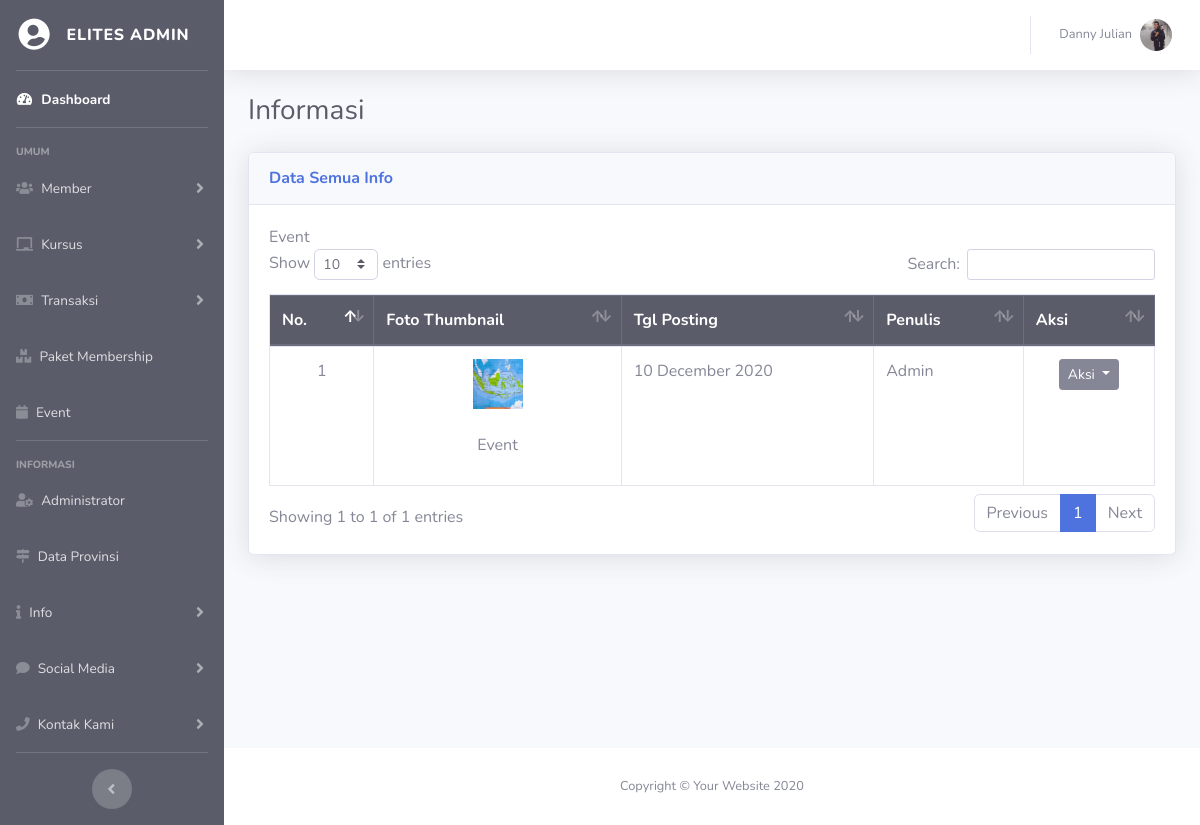
Page /elit-admin/index.php?hal=info-data&mau=event (signed in) on the committed database.
### tables this page shows
CREATE TABLE `user` (
  `id_user` int(11) NOT NULL,
  `nama_user` varchar(50) NOT NULL,
  `alamat` text NOT NULL,
  `tgl_lahir` date NOT NULL,
  `jenis_kelamin` varchar(15) NOT NULL,
  `no_hp` varchar(15) NOT NULL,
  `email` varchar(50) NOT NULL,
  `password` varchar(15) NOT NULL,
  `foto` varchar(100) NOT NULL,
  `hak_akses` varchar(15) NOT NULL,
  `status` varchar(15) NOT NULL,
  `setuju` varchar(5) NOT NULL
);

CREATE TABLE `info` (
  `id_info` int(11) NOT NULL,
  `jenis_info` varchar(50) NOT NULL,
  `deskripsi` text NOT NULL,
  `tgl_info` date NOT NULL,
  `foto_info` varchar(100) NOT NULL,
  `id_user` int(11) NOT NULL
);

### elit-admin/fungsi/fungsian.php (called while the page is built, shortened)
<?php
    function tglBalik($tgl)
    {
        $hasil = date("d F Y", strtotime($tgl));
        return $hasil;
    }
    function loncengNotif($a)
    {
        if ($a==0)
        {
            $isi = "";
        }
        return $isi;
    }
?>

### fungsional/data/isiData.php (called while the page is built, shortened)
<?php
    class isiData extends konfigurasi
    {
        public function perulanganData($q)
        {
            while ($a = mysqli_fetch_array($q))
            {
                $isi[]=$a;
            }
            return $isi;
        }
        public function hitungData($q)
        {
            $hitung = mysqli_num_rows($q);
            return $hitung;
        }
        public function eksekusiSQL($sqlnya)
        {
            $sambungannya=parent::sambungkan();
            $que = mysqli_query($sambungannya, $sqlnya);
            return $que;
        }
        public function tampilId($nama_tabel, $id, $val)
        {
            $sql = "SELECT *FROM $nama_tabel WHERE $id = '$val'";
            $que = $this->eksekusiSQL($sql);
            $kondisi = $this->perulanganData($que);
            return $kondisi;
        }
    }
?>

### elit-admin/fungsi/akun.php (called while the page is built, shortened)
<?php
    if (!empty($admin))
    {
        $tampil = $isi->tampilId("user", "id_user", "$admin");
        foreach ($tampil as $key)
        {
            $namauser = $key['nama_user'];
            $foto     = $key['foto'];
            if ($foto=='Kosong')
            {
                $gambarLogin = "../img/nofoto.png";
            }
            else
            {
                $gambarLogin="../foto/$foto";
            }
        }
    }
?>

### elit-admin/halaman/info-data.php (the view, shortened to what this page needs)
<div class="container-fluid">
    <div class="d-sm-flex align-items-center justify-content-between mb-4">
        <h1 class="h3 mb-0 text-gray-800">Informasi</h1>
    </div>
    <div class="row">
        <div class="col-xl-12">
            <div class="card shadow mb-4">
                <div class="card-header py-3 d-flex flex-row align-items-center justify-content-between">
                    <h6 class="m-0 font-weight-bold text-primary">Data Semua Info</h6>
                </div>
                <div class="card-body">
                    <?php
                       $mau = @$_GET['mau'];
                       if ($mau=='tnc')
                       {
                           $judul = "Term And Condition";
                       }
                       elseif ($mau=='event')
                       {
                           $judul="Event";
                       }
                       elseif ($mau=='course')
                       {
                           $judul="Course";
                       }
                       elseif ($mau=='member-info')
                       {
                           $judul="Membership Info";
                       }
                       elseif ($mau=='home-banner')
                       {
                           $judul="EliTES Membership";
                       }
                       else
                       {
                           $judul="Kontak Kami";
                       }
                       $perintah = $isi->eksekusiSQl("SELECT *FROM info
                                                       INNER JOIN user
                                                           ON user.id_user= info.id_user
                                                       WHERE info.jenis_info='$judul'
                                                       ");
                       $hitung   = $isi->hitungData($perintah);
                       if ($hitung==0)
                       {
                           pesanKosong();
                       }
                       else
                       {
                          echo
                          "
                          $judul
                          <div class='table-responsive'>
                               <table class='table table-bordered' id='dataTable' width='100%' cellspacing='0'>
                                   <thead class='thead-dark'>
                                       <tr>
                                           <th>No.</th>
                                           <th>Foto Thumbnail</th>
                                           <th>Tgl Posting</th>
                                           <th>Penulis</th>
                                           <th>Aksi</th>
                                       </tr>
                                   </thead>
                           ";
                           $no=1;
                           foreach($perintah as $a)
                           {
                               $idinfo= $a['id_info'];
                               $jenis = $a['jenis_info'];
                               $foto  = $a['foto_info'];
                               $tgl   = $a['tgl_info'];
                               $desk  = $a['deskripsi'];
                               $tanggal= tglBalik($tgl);
                               $nus    = $a['nama_user'];
                               if ($foto=='Kosong')
                               {
                                   $gambar = "<img class='rounded-circle' src='../img/nofoto.png' width='50' height='50'><br> <br>";
                                   $box = "";
                               }
                               else
                               {
                                   $tujuan = "../foto/$foto";
                                   $gambar =
                                   "   <a data-fancybox='gallery' href='$tujuan' data-caption='$jenis'>
                                           <img src='$tujuan' width='50' height='50'>
                                       </a>
                                       <br> <br>
                                   ";
                                   $box =
                                   "
                                       <center>
                                       <img src='$tujuan' width='70%' height='200'>
                                       </center>
                                       <br>
                                   ";
                               }
                               echo
                               "
                                   <tbody>
                                       <tr>
                                           <td align='center'>$no</td>
                                           <td>
                                               <center>
                                                   $gambar
                                                   <p>$jenis</p>
                                               </center>
                                           </td>
                                           <td>$tanggal</td>
                                           <td>$nus</td>
                                           <td>
                                               <center>
                                                   <div class='btn-group' role='group'>
                                                       <button id='aksi' type='button' class='btn btn-secondary btn-sm dropdown-toggle' data-toggle='dropdown' aria-haspopup='true' aria-expanded='false'>
                                                       Aksi
                                                       </button>
                                                           <a class='dropdown-item bg-warning text-white' href='?hal=info-edit&id=$idinfo&mau=$mau'>Edit</a>
                                                               data-toggle='modal' data-target='#model$idinfo'
                                                   </div>
                                               </center>
                                           </td>
                                       </tr>
                               <div class='modal fade' id='model$idinfo' tabindex='-1' role='dialog' aria-labelledby='modelTitleId' aria-hidden='true'>
                                                       <h5 class='modal-title'>$jenis</h5>
                                                   $box
                                                   $desk
                               </div>
                               ";
                               $no++;
                           }
                           echo
                           "
                                   </tbody>
                               </table>
                           </div>
                          ";
                       }
                   ?>
                </div>
            </div>
        </div>
    </div>
</div>

### elit-admin/fungsi/menu-atas.php (shortened to what this page needs)
<nav class="navbar navbar-expand navbar-light bg-white topbar mb-4 static-top shadow">
<ul class="navbar-nav ml-auto">
  <li class="nav-item dropdown no-arrow">
    <a class="nav-link dropdown-toggle" href="#" id="userDropdown" role="button" data-toggle="dropdown" aria-haspopup="true" aria-expanded="false">
      <span class="mr-2 d-none d-lg-inline text-gray-600 small"><?php echo $namauser; ?></span>
      <img class="img-profile rounded-circle" src="<?php echo $gambarLogin; ?>">
    </a>
  </li>
</ul>
</nav>

### rows in the picture
user: nama_user "Danny Julian", foto (picture)
info: foto_info (picture), jenis_info "Event", tgl_info "10 December 2020", id_user.nama_user "Admin"

### other values in the picture
$judul "Event"
